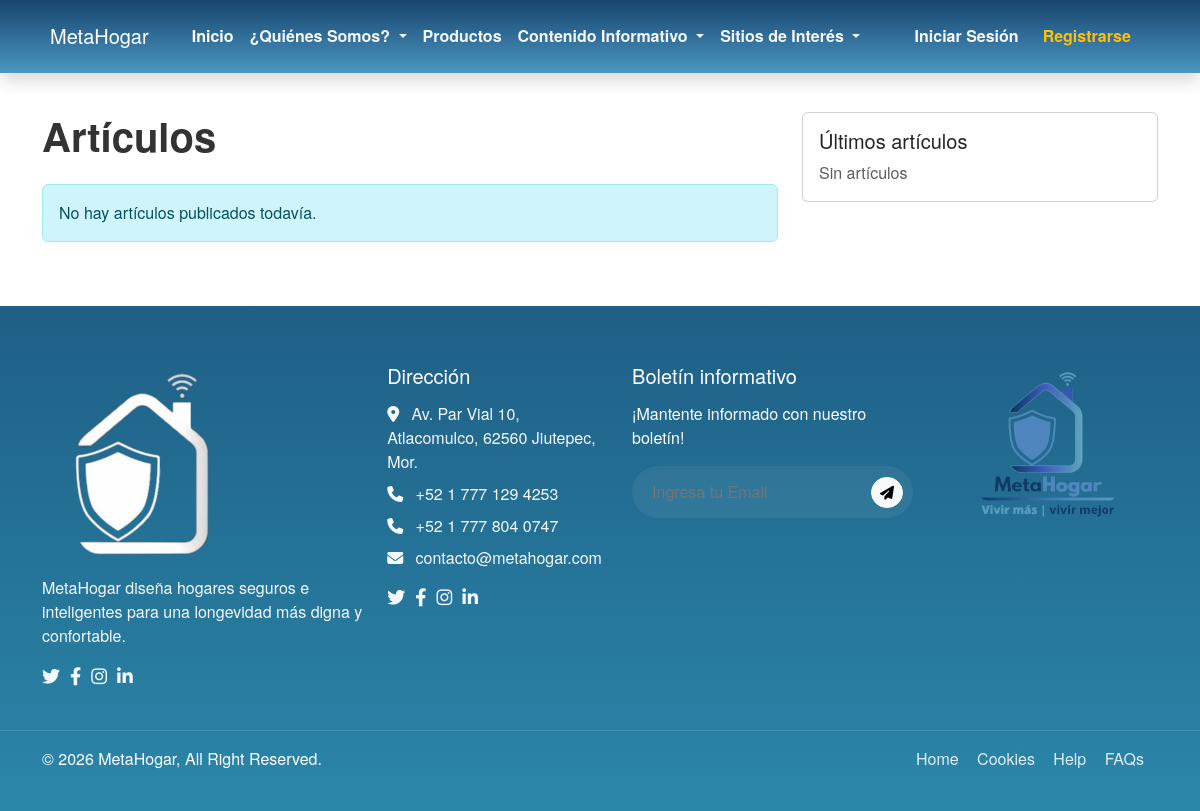
/public/articulos.php, run on an earlier commit of the app's database.
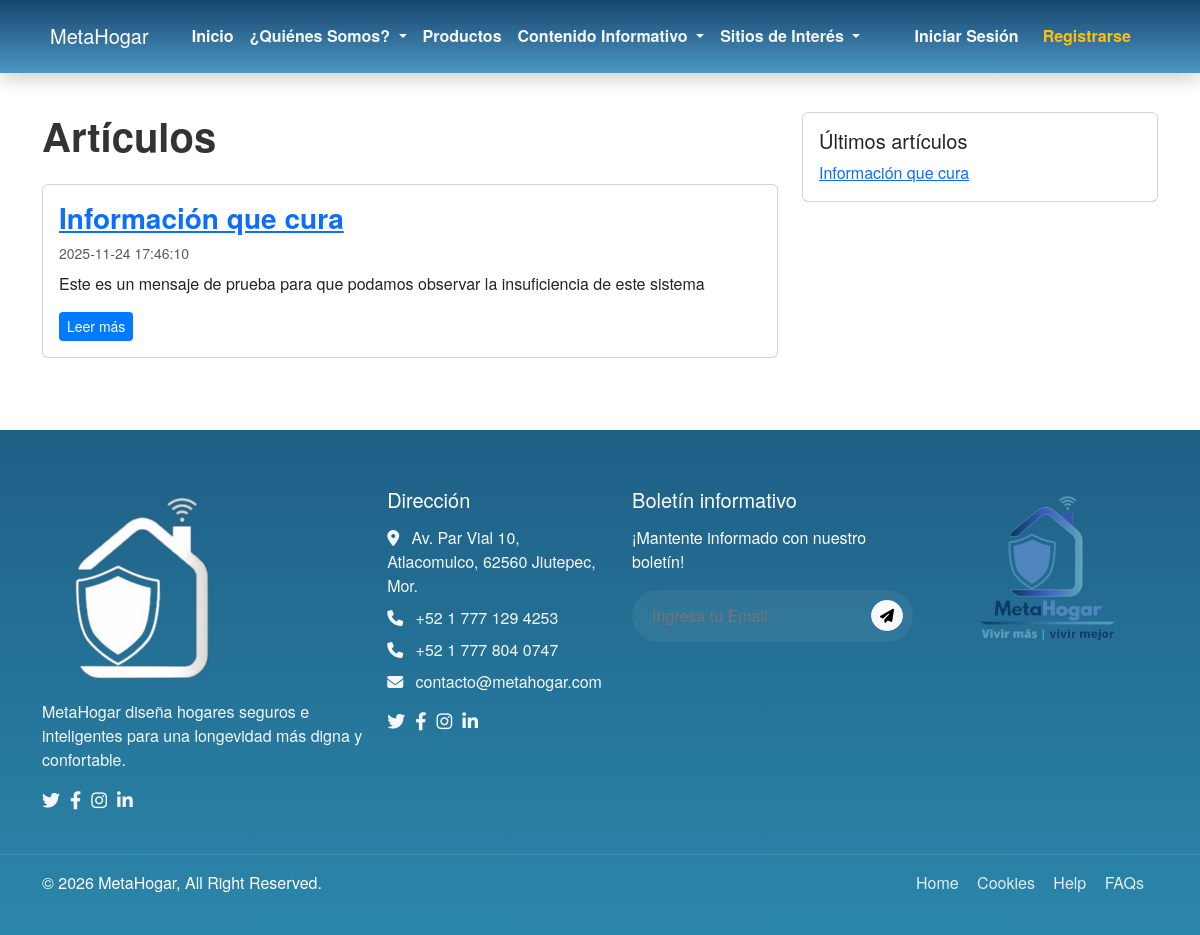
And on a later commit of the database.
### tables this page shows
CREATE TABLE `contenido` (
  `idContenido` int(11) NOT NULL,
  `Tipo` enum('NOTICIA','ARTICULO','BLOG','SITIO_INTERES') NOT NULL,
  `Titulo` varchar(200) NOT NULL,
  `Cuerpo` text NOT NULL,
  `AutorUsuario_id` int(11) DEFAULT NULL,
  `FechaPublicacion` datetime NOT NULL DEFAULT current_timestamp(),
  `Activo` tinyint(1) DEFAULT 1
);

### app/models/Contenido.php (called while the page is built, shortened)
<?php
class Contenido {
    public static function getAll($pdo) {
        $stmt = $pdo->query('SELECT idContenido, Tipo, Titulo, Cuerpo, FechaPublicacion, Activo FROM contenido ORDER BY FechaPublicacion DESC');
        return $stmt->fetchAll();
    }
}
?>

### public/articulos.php (the view, shortened to what this page needs)
<?php
require_once __DIR__ . '/../app/config/db.php';
require_once __DIR__ . '/../app/models/Contenido.php';
?>
<!doctype html>
<html lang="es">
<head>
    <link href="https://cdn.jsdelivr.net/npm/bootstrap@5.3.2/dist/css/bootstrap.min.css" rel="stylesheet">
    <link rel="stylesheet" href="assets/css/style.css">
    <link rel="stylesheet" href="assets/css/navbar.css">
    <link rel="stylesheet" href="assets/css/bs-navbar.css">
    <link rel="stylesheet" href="https://cdnjs.cloudflare.com/ajax/libs/font-awesome/6.4.0/css/all.min.css">
</head>
<body>
<?php include __DIR__ . '/partials/bs-navbar.php'; ?>
<main class="container py-5 mt-4">
    <div class="row">
        <div class="col-lg-8">
            <h1 class="mb-4">Artículos</h1>
            <?php
            $items = Contenido::getAll($pdo);
            $shown = 0;
            foreach ($items as $it):
                $shown++;
            ?>
            <article class="card mb-4">
                <div class="card-body">
                    <h3 class="card-title"><a href="articulo_post.php?id=<?= $it['idContenido'] ?>"><?= htmlspecialchars($it['Titulo']) ?></a></h3>
                    <div class="text-muted small mb-2"><?= htmlspecialchars($it['FechaPublicacion']) ?></div>
                    <p class="card-text">
                        <?php
                        $plain = strip_tags($it['Cuerpo'] ?? '');
                        if (mb_strlen($plain) > 320) {
                            echo htmlspecialchars(mb_substr($plain, 0, 320)) . '...';
                        } else {
                            echo htmlspecialchars($plain);
                        }
                        ?>
                    </p>
                    <a href="articulo_post.php?id=<?= $it['idContenido'] ?>" class="btn btn-sm btn-primary">Leer más</a>
                </div>
            </article>
            <?php endforeach; ?>
            <?php if ($shown === 0): ?>
                <div class="alert alert-info">No hay artículos publicados todavía.</div>
            <?php endif; ?>
        </div>
        <aside class="col-lg-4">
            <div class="card mb-4">
                <div class="card-body">
                    <h5>Últimos artículos</h5>
                    <ul class="list-unstyled mb-0">
                        <?php
                        $count = 0;
                        foreach ($items as $it) {
                            $count++;
                            echo '<li><a href="articulo_post.php?id=' . $it['idContenido'] . '">' . htmlspecialchars($it['Titulo']) . '</a></li>';
                        }
                        if ($count === 0) echo '<li class="text-muted">Sin artículos</li>';
                        ?>
                    </ul>
                </div>
            </div>
        </aside>
    </div>
</main>
<?php require_once __DIR__ . '/includes/footer.php'; ?>
</body>
</html>

What changed in the data, as far as the page shows it:
added contenido: Titulo "Información que cura", FechaPublicacion "2025-11-24 17:46:10", Cuerpo "Este es un mensaje de prueba para que podamos observar la insuficiencia de este sistema"
Also different on the page:
text no longer shown: "No hay artículos publicados todavía. Sin artículos"
